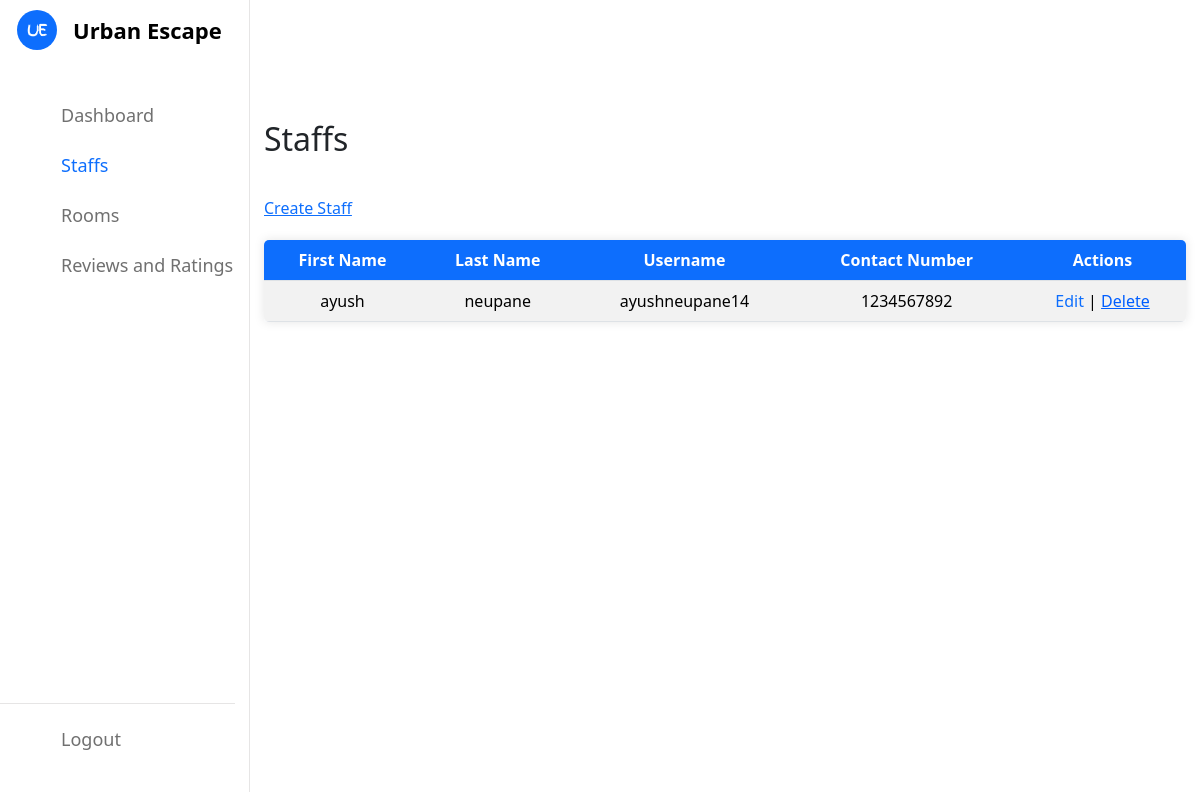
The app's page /staffs/, older data.
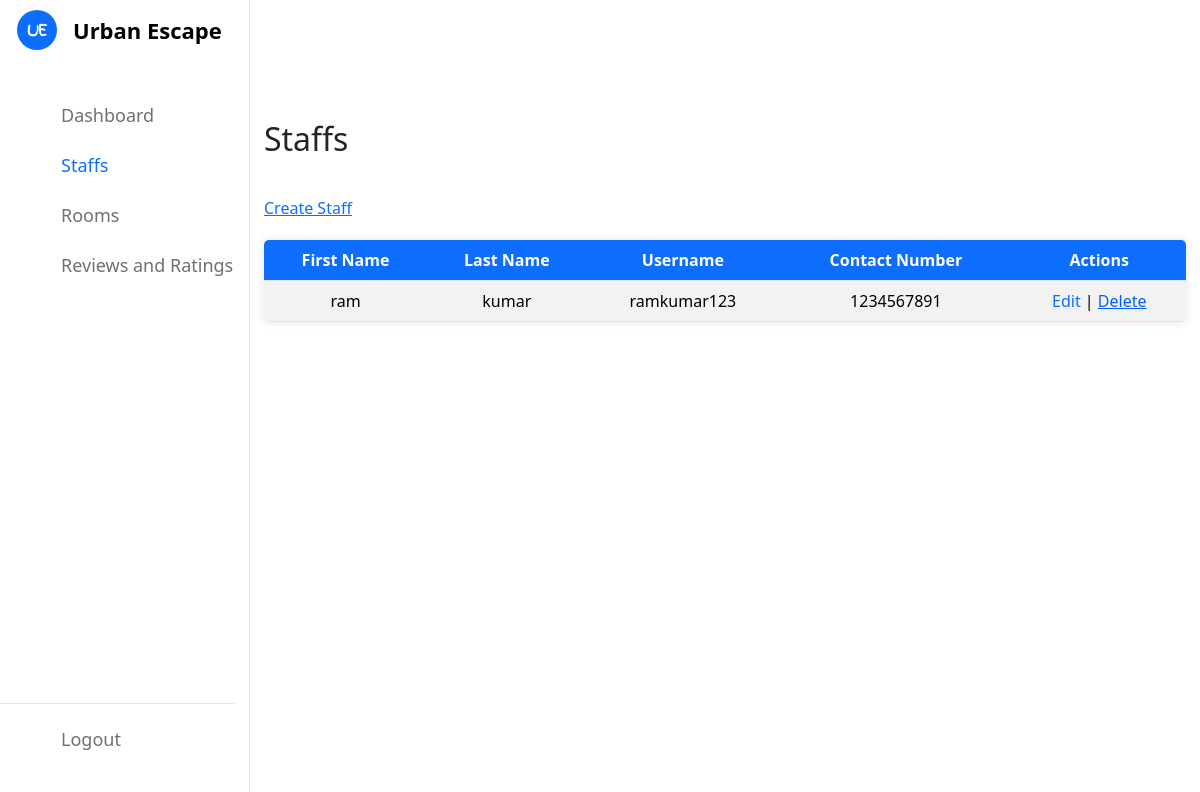
The same page, newer data.
### authentication/models.py (models this page shows, shortened)
class CustomUser(AbstractUser):
    contact_number = models.CharField(max_length=10)
    is_staff = models.BooleanField(default=False)
    email_token = models.CharField(max_length=200, blank=True, null=True)
    is_verified = models.BooleanField(default=False)
    password_reset_token = models.CharField(max_length=200, blank=True, null=True)

### dashboard/views.py (the view)
# urls.py: path('staffs/', views.Staffs, name='staffs'),
def Staffs(request):
    staff_members = CustomUser.objects.filter(is_staff=True,is_verified=True)
    context = {
        'staff_members': staff_members
    }
    return render(request, 'dashboard/staffs.html', context)

### dashboard/templates/dashboard/staffs.html (shortened to what this page needs)
{% load static %}
<!DOCTYPE html>
<html lang="en">
<head>
    <link href="https://cdn.jsdelivr.net/npm/bootstrap@5.3.3/dist/css/bootstrap.min.css" rel="stylesheet"
 />
    <link rel="stylesheet" href="{% static 'dashboard/styles/dashboard.css' %}">
    <link rel="stylesheet" href="https://unicons.iconscout.com/release/v4.0.0/css/line.css">
</head>
<body>
    <nav>
        <div class="logo-name">
            <div class="logo-image">
                <img src="{% static 'dashboard/images/logo.png' %}" alt="">
            </div>
            <span class="logo_name" style=>Urban Escape</span>
        </div>
        <div class="menu-items" style="margin-left: -30px;">
            <ul class="nav-links">
                <li><a href="/admin-dashboard">
                        <i class="uil uil-tachometer-fast-alt"></i>
                        <span class="link-name">Dashboard</span>
                    </a></li>
                <li><a href="/staffs">
                        <i class="uil uil-users-alt" style="color: #0d6efd;"></i>
                        <span class="link-name" style="color: #0d6efd;">Staffs</span>
                    </a></li>
                <li><a href="/rooms">
                        <i class="uil uil-bed"></i>
                        <span class="link-name">Rooms</span>
                    </a></li>
                <li><a href="/admin-reviews-ratings">
                        <i class="uil uil-comments"></i>
                        <span class="link-name">Reviews and Ratings</span>
                    </a></li>
            </ul>
            <ul class="logout-mode">
                <li><a href="/logout">
                        <i class="uil uil-signout"></i>
                        <span class="link-name">Logout</span>
                    </a></li>
                <li class="mode">
                    <div class="mode-toggle">
                    </div>
                </li>
            </ul>
        </div>
    </nav>
    <section class="dashboard">
        <div class="top">
            <div class="search-box">
            </div>
        </div>
        <div class="dash-content">
            <div class="overview">
                <div class="title">
                    <h2>Staffs</h2>
                </div>
                <div class="">
                    <span><a href="/create-staff">Create Staff</a></span>
                </div>
                <div class="table-container">
                    <table class="table table-striped bordered-table">
                        <thead>
                            <tr>
                                <th>First Name</th>
                                <th>Last Name</th>
                                <th>Username</th>
                                <th>Contact Number</th>
                                <th>Actions</th>
                            </tr>
                        </thead>
                        <tbody>
                            {% for staff_member in staff_members %}
                            <tr id="{{ staff_member.id }}">
                                <td>{{ staff_member.first_name }}</td>
                                <td>{{ staff_member.last_name }}</td>
                                <td>{{ staff_member.username }}</td>
                                <td>{{ staff_member.contact_number }}</td>
                                <td>
                                    <a href="/edit-staff/ {{ staff_member.id }}">Edit</a> |
                                    <a style="color: rgb(0, 94, 255);text-decoration: underline;cursor: pointer;"
                                        onclick='deletes("{{ staff_member.id }}")'>Delete</a>
                                </td>
                            </tr>
                            {% endfor %}
                        </tbody>
                    </table>
                </div>
            </div>
    </section>
</body>
</html>

### dashboard/static/dashboard/styles/dashboard.css (style rules this page uses)
* { margin: 0; padding: 0; box-sizing: border-box; }
:root { --primary-color: #0E4BF1; --panel-color: #FFF; --text-color: #000; --black-light-color: #707070; --border-color: #e6e5e5; --toggle-color: #DDD; --box1-color: #4DA3FF; --box2-color: #FFE6AC; --box3-color: #E7D1FC; --title-icon-color: #fff; --tran-05: all 0.5s ease; --tran-03: all 0.3s ease; --tran-03: all 0.2s ease; }
body { min-height: 100vh; background-color: var(--primary-color); }
nav { position: fixed; top: 0; left: 0; height: 100%; width: 250px; padding: 10px 14px; background-color: var(--panel-color); border-right: 1px solid var(--border-color); transition: var(--tran-05); }
nav .logo-name { display: flex; align-items: center; }
nav .logo-image { display: flex; justify-content: center; min-width: 45px; }
nav .logo-image img { width: 40px; object-fit: cover; border-radius: 50%; }
nav .logo-name .logo_name { font-size: 22px; font-weight: 600; color: var(--text-color); margin-left: 14px; transition: var(--tran-05); }
nav .menu-items { margin-top: 40px; height: calc(100% - 90px); display: flex; flex-direction: column; justify-content: space-between; }
.menu-items li { list-style: none; }
.menu-items li a { display: flex; align-items: center; height: 50px; text-decoration: none; position: relative; }
.menu-items li a i { font-size: 24px; min-width: 45px; height: 100%; display: flex; align-items: center; justify-content: center; color: var(--black-light-color); }
.menu-items li a .link-name { font-size: 18px; font-weight: 400; color: var(--black-light-color); transition: var(--tran-05); }
.menu-items .logout-mode { padding-top: 10px; border-top: 1px solid var(--border-color); }
.menu-items .mode { display: flex; align-items: center; white-space: nowrap; }
.menu-items .mode-toggle { position: absolute; right: 14px; height: 50px; min-width: 45px; display: flex; align-items: center; justify-content: center; cursor: pointer; }
.dashboard { position: relative; left: 250px; background-color: var(--panel-color); min-height: 100vh; width: calc(100% - 250px); padding: 10px 14px; transition: var(--tran-05); }
.dashboard .top { position: fixed; top: 0; left: 250px; display: flex; width: calc(100% - 250px); justify-content: space-between; align-items: center; padding: 10px 14px; background-color: var(--panel-color); transition: var(--tran-05); z-index: 10; }
.dashboard .top .search-box { position: relative; height: 45px; max-width: 600px; width: 100%; margin: 0 30px; }
.dashboard .dash-content { padding-top: 50px; }
.dash-content .title { display: flex; align-items: center; margin: 60px 0 30px 0; }
html { scrollbar-width: none; }

### dashboard/templates/dashboard/staffs.html (style rules this page uses)
.table-container { margin-top: 20px; background-color: #f8f9fa; box-shadow: 0 0 10px rgba(0, 0, 0, 0.1); }
.table { border-radius: 5px; overflow: hidden; }
.table thead th { background-color: #0d6efd; color: white; text-align: center; }
.table td, .table th { vertical-align: middle; text-align: center; }
.table a { color: #0d6efd; text-decoration: none; }

Row changes from the older to the newer data that the page shows:
removed CustomUser: first_name "ayush", last_name "neupane", username "ayushneupane14", contact_number "1234567892"
added CustomUser: first_name "ram", last_name "kumar", username "ramkumar123", contact_number "1234567891"
